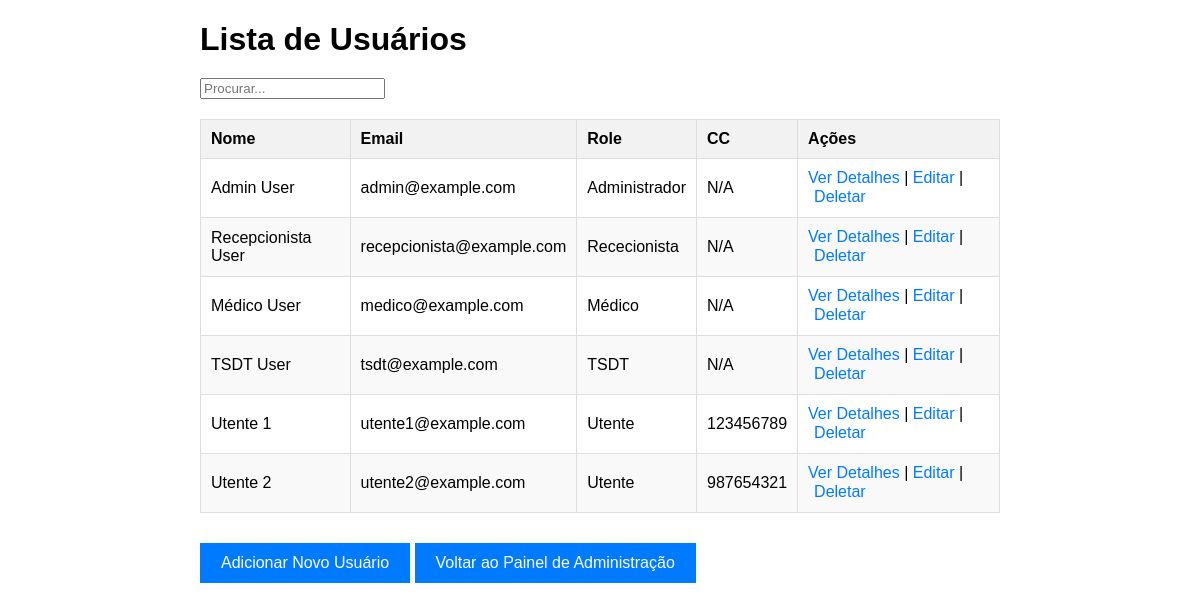
The app's page /userslist (signed in) with its own data.
### app/models.py (models this page shows, shortened)
class User(db.Model):
    __tablename__ = 'User'
    id = db.Column(db.Integer, primary_key=True, autoincrement=True)
    email = db.Column(db.String(120), unique=True, nullable=False)
    nome = db.Column(db.String(20), nullable=False)
    password = db.Column(db.String(128), nullable=False)
    role = db.Column(db.String(50), nullable=False)
    info = db.relationship('UserInfo', back_populates='user', uselist=False)
    agendamentos = db.relationship('Agendamento', foreign_keys='Agendamento.user_id', back_populates='user')
    relatorios_medico = db.relationship('RelatorioRaioX', back_populates='medico', foreign_keys='RelatorioRaioX.medico_id')

class UserInfo(db.Model):
    __tablename__ = 'UserInfo'
    user_id = db.Column(db.Integer, db.ForeignKey('User.id'), primary_key=True)
    cc_number = db.Column(db.String(20), nullable=False)
    health_number = db.Column(db.String(20), nullable=False)
    gender = db.Column(db.String(10), nullable=False)
    birth_date = db.Column(db.Date, nullable=False)
    weight = db.Column(db.Float, nullable=False)
    height = db.Column(db.Float, nullable=False)
    bmi = db.Column(db.Float, nullable=False)
    user = db.relationship('User', back_populates='info')
    relatorios_paciente = db.relationship('RelatorioRaioX', back_populates='paciente', foreign_keys='RelatorioRaioX.paciente_id')

### app/routes.py (the view)
@main.route('/userslist')
@roles_required('Administrador', 'Rececionista')
def users_list():
    if session['user']['role'] == 'Rececionista':
        users = db.session.query(User, UserInfo).outerjoin(UserInfo, User.id == UserInfo.user_id).filter(User.role == 'Utente').all()
    else:
        users = db.session.query(User, UserInfo).outerjoin(UserInfo, User.id == UserInfo.user_id).all()
    delete_form = DeleteUserForm()
    create_form = AdminCreateUserForm()
    return render_template('users_list.html', users=users, delete_form=delete_form, create_form=create_form)

### app/forms.py (shortened to what this page needs)
class DeleteUserForm(FlaskForm):
    submit = SubmitField('Deletar')

class AdminCreateUserForm(FlaskForm):
    nome = StringField('Nome', validators=[DataRequired()])
    email = StringField('Email', validators=[DataRequired(), Email()])
    password = PasswordField('Senha', validators=[DataRequired()])
    confirm_password = PasswordField('Confirmar Senha', validators=[DataRequired(), EqualTo('password')])
    role = SelectField('Role', choices=[
        ('Administrador', 'Administrador'),
        ('Rececionista', 'Rececionista'),
        ('Médico', 'Médico'),
        ('TSDT', 'TSDT'),
        ('Utente', 'Utente')
    ], validators=[DataRequired()])
    cc_number = StringField('Número do Cartão de Cidadão', validators=[Optional()])
    health_number = StringField('Número de Utente de Saúde', validators=[Optional()])
    gender = SelectField('Género', choices=[('M', 'Masculino'), ('F', 'Feminino')], validators=[Optional()])
    birth_date = DateField('Data de Nascimento', format='%Y-%m-%d', validators=[Optional()])
    weight = FloatField('Peso', validators=[Optional()])
    height = FloatField('Altura', validators=[Optional()])
    bmi = FloatField('IMC', validators=[Optional()])
    submit = SubmitField('Criar Usuário')

### app/routes.py (called while the page is built)
def roles_required(*roles):
    def wrapper(fn):
        @wraps(fn)
        def decorated_view(*args, **kwargs):
            if 'user' not in session:
                flash('Por favor, faça login para acessar esta página.', 'warning')
                return redirect(url_for('main.login'))
            if session['user']['role'] not in roles:
                flash('Você não tem permissão para acessar esta página.', 'danger')
                return redirect(url_for('main.home'))
            return fn(*args, **kwargs)
        decorated_view.__name__ = fn.__name__
        return decorated_view
    return wrapper

### app/templates/users_list.html (shortened to what this page needs)
<!DOCTYPE html>
<html lang="en">
<head>
    <link rel="stylesheet" type="text/css" href="{{ url_for('static', filename='css/users_list.css') }}">
</head>
<body>
    <div class="container">
        <h1>Lista de Usuários</h1>
        <div class="search-container">
            <input type="text" id="searchInput" placeholder="Procurar...">
        </div>
        <table>
            <thead>
                <tr>
                    <th>Nome</th>
                    <th>Email</th>
                    <th>Role</th>
                    <th>CC</th>
                    <th>Ações</th>
                </tr>
            </thead>
            <tbody>
                {% for user, info in users %}
                <tr>
                    <td>{{ user.nome }}</td>
                    <td>{{ user.email }}</td>
                    <td>{{ user.role }}</td>
                    <td>{{ info.cc_number if info else 'N/A' }}</td>
                    <td>
                        <a href="{{ url_for('main.user_detail', id=user.id) }}">Ver Detalhes</a> |
                        <a href="{{ url_for('main.edit_user', id=user.id) }}">Editar</a>
                        {% if session['user']['role'] == 'Administrador' %}
                        |
                        <form action="{{ url_for('main.delete_user', id=user.id) }}" method="POST" style="display:inline;">
                            <button type="submit" onclick="return confirm('Tem certeza de que deseja deletar este usuário?');">Deletar</button>
                        </form>
                        {% endif %}
                    </td>
                </tr>
                {% endfor %}
            </tbody>
        </table>
        <a href="{{ url_for('main.create_user') }}" class="btn">Adicionar Novo Usuário</a>
        <a href="{{ url_for('main.dashboard') }}" class="btn">Voltar ao Painel de Administração</a>
    </div>
</body>
</html>

### app/static/css/users_list.css (style rules this page uses)
body { font-family: Arial, sans-serif; margin: 20px; }
table { width: 100%; border-collapse: collapse; margin-bottom: 20px; }
table, th, td { border: 1px solid #ddd; }
th, td { padding: 10px; text-align: left; }
th { background-color: #f2f2f2; }
tr:nth-child(even) { background-color: #f9f9f9; }
a, button { text-decoration: none; color: #007BFF; background: none; border: none; cursor: pointer; font-size: 1em; }
.container { max-width: 800px; margin: auto; }
h1 { margin-bottom: 20px; }
.btn { display: inline-block; padding: 10px 20px; margin: 10px 0; border: 1px solid #007BFF; background-color: #007BFF; color: white; text-align: center; cursor: pointer; }
.search-container { margin-bottom: 20px; }

### records on screen
User: nome "Admin User", email "admin@example.com", role "Administrador", cc_number "N/A"
User: nome "Recepcionista User", email "recepcionista@example.com", role "Rececionista", cc_number "N/A"
User: nome "Médico User", email "medico@example.com", role "Médico", cc_number "N/A"
User: nome "TSDT User", email "tsdt@example.com", role "TSDT", cc_number "N/A"
User: nome "Utente 1", email "utente1@example.com", role "Utente", cc_number "123456789"
User: nome "Utente 2", email "utente2@example.com", role "Utente", cc_number "987654321"
